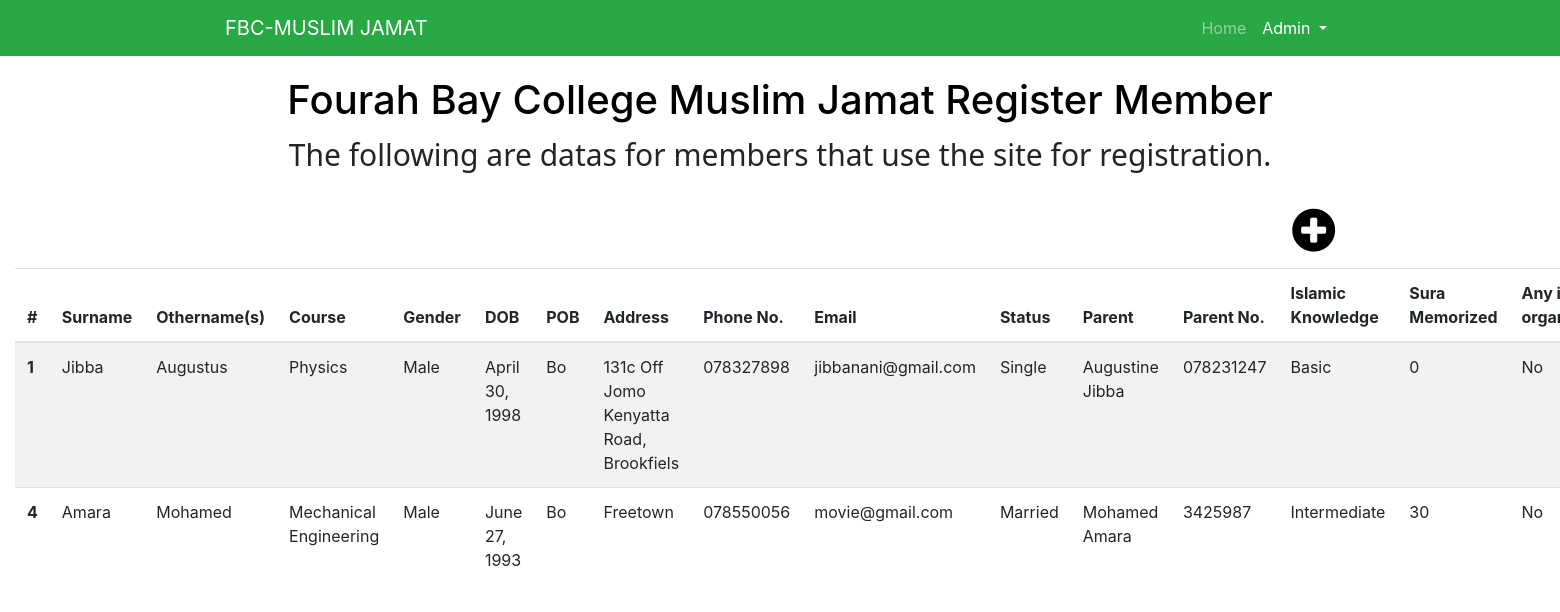
The app's page / (signed in) with its own data.
### accounts/models.py (models this page shows, shortened)
class RegistrationForm(models.Model):
    Gender = (
        ('Male', 'Male'),
        ('Female', 'Female'),
    )
    Marital_Status = (
        ('Single', 'Single'),
        ('Married', 'Married'),
        ('Divorce', 'Divorce')
    )
    IslamicKnowledge = (
        ('None', 'None'),
        ('Basic', 'Basic'),
        ('Intermediate', 'Intermediate')
    )
    serve_in_organization = (
        ('No', 'No'),
        ('Yes', 'Yes')
    )
    registration_number = models.IntegerField(blank=False, null=False)
    surname = models.CharField(max_length=50, blank=False, null=False)
    other_name = models.CharField(max_length=60, blank=False, null=False)
    course = models.CharField(max_length=60, blank=False, null=False)
    gender = models.CharField(choices=Gender, max_length=19, blank=False, null=False, default='Male')
    date_of_birth = models.DateField(blank=True, null=True)
    place_of_birth = models.CharField(max_length=100, blank=True, null=True)
    contact_address = models.CharField(max_length=150, blank=False, null=False)
    contact_number = models.CharField(max_length=11, blank=False, null=False)
    email = models.EmailField(blank=False, null=False)
    marital_status = models.CharField(choices=Marital_Status, max_length=8, blank=False, null=True, default='Single')
    parents = models.CharField(max_length=40, blank=True, null=True)
    parents_contact = models.CharField(max_length=11, blank=False, null=False)
    islamic_knowledge = models.CharField(choices=IslamicKnowledge, max_length=12, blank=False, null=False, default='None')
    number_of_sura_memorized = models.PositiveIntegerField(blank=False, null=True)
    have_you_servered_in_any_islamic_organization = models.CharField(choices=serve_in_organization, max_length=4, blank=False, null=False, default='No')
    organization_1 = models.CharField(max_length = 120, blank=True, null=True)
    organization_address_1 = models.CharField(max_length = 120, blank=True, null=True)
    organization_2 = models.CharField(max_length = 120, blank=True, null=True)
    organization_address_2 = models.CharField(max_length = 120, blank=True, null=True)
    organization_3 = models.CharField(max_length = 120, blank=True, null=True)
    organization_address_3 = models.CharField(max_length = 120, blank=True, null=True)
    position_held_1 = models.CharField(max_length=25, blank=True, null=True)
    position_held_2 = models.CharField(max_length=25, blank=True, null=True)
    position_held_3 = models.CharField(max_length=25, blank=True, null=True)

### accounts/views.py (the view)
# urls.py: path('', HomeView.as_view(), name='home'),
class HomeView(LoginRequiredMixin, ListView):
    model = RegistrationForm
    template_name = 'home.html'
    context_object_name = 'datas'

### accounts/templates/home.html (shortened to what this page needs)
{% extends 'base.html' %}
{% block content %}
<div class="container">
  <div class="row">
    <div class="col-md-12">
      <h4 style="text-align: center; text-transform: capitalize; color: black; font-size: 40px; margin-top: 20px;">
        Fourah Bay College Muslim Jamat Register Member
      </h4>
      <p class="text-center" style="font-size: 30px; font-family: Segoe UI;">The following are datas for members that use the site for registration.</p>
      <div class="float-right">
        <a class="tooltip-test" title="Register new member" href="{% url 'register' %}" style="font-size: 50px; color: black;"><i class="fa fa-plus-circle"></i></a>
      </div>
    </div>
  </div>
</div>
<table class="table table-striped">
    <thead>
      <tr>
        <th scope="col">#</th>
        <th scope="col">Surname</th>
        <th scope="col">Othername(s)</th>
        <th scope="col">Course</th>
        <th scope="col">Gender</th>
        <th scope="col">DOB</th>
        <th scope="col">POB</th>
        <th scope="col">Address</th>
        <th scope="col">Phone No.</th>
        <th scope="col">Email</th>
        <th scope="col">Status</th>
        <th scope="col">Parent</th>
        <th scope="col">Parent No.</th>
        <th scope="col">Islamic Knowledge</th>
        <th scope="col">Sura Memorized</th>
        <th scope="col">Any islamic organization</th>
      </tr>
    </thead>
    <tbody>
      {% for data in datas%}
        <tr>
          <th scope="row">{{ data.id }}</th>
          <td>{{ data.surname }}</td>
          <td>{{ data.other_name }}</td>
          <td>{{ data.course }}</td>
          <td>{{ data.gender }}</td>
          <td>{{ data.date_of_birth }}</td>
          <td>{{ data.place_of_birth }}</td>
          <td>{{ data.contact_address }}</td>
          <td>{{ data.contact_number }}</td>
          <td>{{ data.email }}</td>
          <td>{{ data.marital_status }}</td>
          <td>{{ data.parents }}</td>
          <td>{{ data.parents_contact }}</td>
          <td>{{ data.islamic_knowledge }}</td>
          <td>{{ data.number_of_sura_memorized }}</td>
          <td>{{ data.have_you_servered_in_any_islamic_organization }}</td>
        </tr>
      {% endfor %}
    </tbody>
  </table>
{% endblock content %}

### accounts/templates/base.html (shortened to what this page needs)
<!DOCTYPE html>
<html lang="en">
<head>
    <link rel="stylesheet" href="https://cdn.jsdelivr.net/npm/bootstrap@4.5.3/dist/css/bootstrap.min.css">
    <link rel="stylesheet" href="https://maxcdn.bootstrapcdn.com/font-awesome/4.7.0/css/font-awesome.min.css">
</head>
<body>
    <nav class="navbar navbar-expand-lg navbar-dark bg-success">
        <div class="container">
            <a class="navbar-brand" href="#">FBC-MUSLIM JAMAT</a>
            <div class="collapse navbar-collapse" id="navbarSupportedContent">
                <ul class="navbar-nav ml-auto">
                    {% if user.is_authenticated %}
                        <li class="nav-item ">
                            <a class="nav-link" href="{% url 'home' %}">Home <span class="sr-only">(current)</span></a>
                        </li>
                        <li class="nav-item dropdown active">
                            <a class="nav-link dropdown-toggle" href="#" id="navbarDropdown" role="button" data-toggle="dropdown" aria-haspopup="true" aria-expanded="false">
                                {{user.username}}
                            </a>
                        </li>
                    {% else %}
                        <li class="nav-item">
                            <a class="nav-link" href="{% url 'register' %}">Register<span class="sr-only">(current)</span></a>
                        </li>
                    {% endif %}
                </ul>
            </div>
        </div>
      </nav>
    <div class="container-fluid">
        {% block content%}
        {% endblock content%}
    </div>
</body>
</html>

### records on screen
RegistrationForm: id "1", surname "Jibba", other_name "Augustus", course "Physics", gender "Male", date_of_birth "April 30, 1998", place_of_birth "Bo", contact_address "131c Off Jomo Kenyatta Road, Brookfiels", contact_number "078327898", email "jibbanani@gmail.com", marital_status "Single", parents "Augustine Jibba", parents_contact "078231247", islamic_knowledge "Basic", number_of_sura_memorized "0", have_you_servered_in_any_islamic_organization "No"
RegistrationForm: id "4", surname "Amara", other_name "Mohamed", course "Mechanical Engineering", gender "Male", date_of_birth "June 27, 1993", place_of_birth "Bo", contact_address "Freetown", contact_number "078550056", email "movie@gmail.com", marital_status "Married", parents "Mohamed Amara", parents_contact "3425987", islamic_knowledge "Intermediate", number_of_sura_memorized "30", have_you_servered_in_any_islamic_organization "No"

### other values on screen
{{ user.username }} "Admin"
